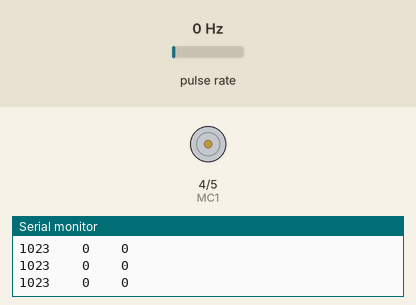
The sketch below on a simulated Arduino Uno, built with avr-gcc and run on an emulated ATmega328P. Shown: motor-driver pin pairs drawn as motors (green arrow = first pin HIGH = forward, orange = second pin HIGH = backward, longer = more drive, scaled by the enable pin), the last lines printed to the serial monitor. Wiring (inferred from the names in the program): pulse sensor: data pin 2. The inputs (shaded band) are chosen by the test bench; at power-on: pulse rate 0 Hz.

Above: at 1.2 s.
1.3 s: pulse rate (sensor on pin 2) set to 50 Hz
4.3 s: pulse rate (sensor on pin 2) set to 100 Hz
7.3 s: pulse rate (sensor on pin 2) set to 186 Hz
10.3 s: pulse rate (sensor on pin 2) set to 191 Hz
At 10.61 s:
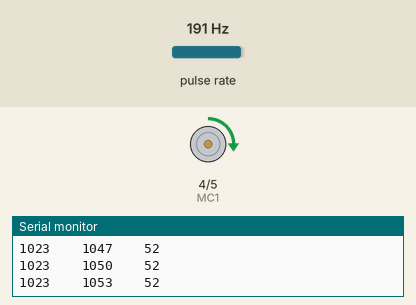
At 13.2 s:
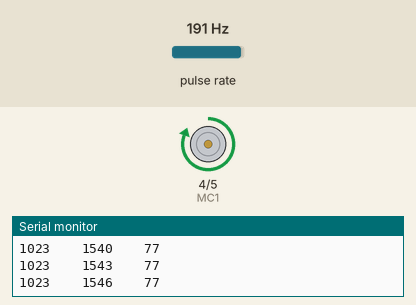
Timing chart, 0 to 14.3 s (numbered marks = the images above; inputs shaded):
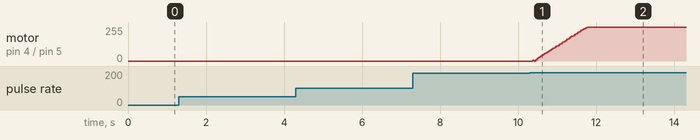

The sketch:

PidDcMotorPositionController.ino
```cpp
#include <util/atomic.h> // For interrupt code used in ATOMIC_BLOCK

//#define Pins and vars
const int ENCODER_PIN = 2;
const int ENABLE_PIN = 9;
const int MC2 = 5;          // Motor Control 2
const int  MC1 = 4;         // Motor Control 1
const int D_PIN_TO_INTERRUPT = digitalPinToInterrupt(ENCODER_PIN); // Translate digital pin 2 to Interupt ID # ( D2 --> 0 on Arduino UNO).

// Variables
volatile int fwdTicks = 0; // 20 ticks/rotation
long prevT = 0;
float ePrev = 0;
const int TARGET_POS = 1023; //1050;  // set target Position // .. X (sin(prevT / 1,000,000)); // <---- SET TARGET HERE (User lower number if counting by rotations).
long currentTime;
float deltaT;
float rate;
int dir; // 1, -1, 0 | forward, reverse, brake
volatile int rotations = 0;
int measPos = 0;
int err;
float eInteg = 0; // Integration of Error w/ respect to t
float dxOfErr;
float cntrlSig;

// Constants (P,I,D)  Fine tune and adjust for gain as needed.
float kP = 0.98;      //PRESENT (Strong & Quick)   | Gain or Proportional Controller
float kI = 0.0;       //PAST    (Accounts for Error. Weak)  | Gain of Integrator
float kD = 0.027;     //FUTURE  (D-term Compensates for P-term) | Gain of Derivative Controller (i.e., How quickly approaching target.) (Controls overshoot).


/************* SETUP *****************************************/
void setup()
{
    Serial.begin(9600);
    pinMode(ENCODER_PIN, INPUT);
    attachInterrupt(D_PIN_TO_INTERRUPT , encodeTicks, RISING );
    pinMode(ENABLE_PIN, OUTPUT);
    pinMode(MC1, OUTPUT);
    pinMode(MC2, OUTPUT);
    Serial.println("TARGET_POS \tmPos \tRotations");
}
/************* Close SETUP *****************************************/


/************* LOOP *****************************************/
void loop()
{
    currentTime = micros(); // Gets # of uSecs since starting curr program. (Will overflow and go back to 0 after 70 min). 1 sec = 1,000,000 (1.0e6) microSec| 1 ms = 1,000 uSec.
    deltaT = ((float)(currentTime - prevT)) / 1000000; // by 1/1,000,000 Sec (i.e., a microsecond)
    prevT = currentTime;

    // Designate block of code to be run atomically (i.e., W/O interuption).
    // Upon exiting this block it restores vars to prior state Before entering the atomic block.
    ATOMIC_BLOCK(ATOMIC_RESTORESTATE)
    {
        measPos = fwdTicks; // Store curr fwd tick pos in  measured position. I
        //measPos = rotations;
    }

    // P-term : Order terms according to wiring.
    err = TARGET_POS - measPos; // MeasuredPosition - TargetPosition (If + ^ V duty else ...)
    // ... e.g. err = pos - TARGET_POS;

    // I-term : Integral of Err (Integration of Err w/ respect to t)
    eInteg = eInteg + err * deltaT; // 1st order finte diff est.

    // D-term : Derivative of Error (Controls overshoot/Reinforc noise (Osillation)). (Can be omitted when building PID Speed Controller.)
    dxOfErr = (err - ePrev) / deltaT;

    // Control signal : Used to derive rate and det. mag. (and polarity/dir) of PWM Voltage applied to H-Bridge Enable pin.
    //           P          I           D
   cntrlSig = kP*err + kI*eInteg + kD*dxOfErr;
   // ProportionalTerm + IntegralTerm + DerivativeTerm

   // rate should always be positive.
    rate = fabs(cntrlSig); // fabs(): F-loating Point ABS [Value]
    // Reset rate back to 255 (8-bit max)
    if (rate > 255)
        rate = 255;

    // Direction
    dir = 1; // 1 = FORWARD  >>>
    if (cntrlSig < 0)  //  dir = -1;  // To rev. dir when cntrlSig drops below 0.

    // Pass vector info cntrl plant
    drive_h_bridge(dir, rate);

    // Save previous error
    ePrev = err;

    Serial.print(TARGET_POS); Serial.print("\t\t");  Serial.print(measPos); Serial.print("\t\t"); Serial.println(rotations);
}
/***** CLOSE LOOP *** **********************************************************************/


// Drive Plant (i.e., Motor & Encoder setup).
void drive_h_bridge(int dir, int rate)
{
    if (dir == -1)
        reverse(rate);
    else if (dir == 1)
        forward(rate);
    else
        brake();
}

void reverse(int rate)
{
    digitalWrite(ENABLE_PIN, LOW); // ALWAYS disable the current flow BEFORE changing switch states to ensure ensure a momentary short canNOT occur as the swiches flip in H-bridge
    digitalWrite(MC1, LOW);
    digitalWrite(MC2, HIGH);
    analogWrite(ENABLE_PIN, rate);
}

void forward(int rate)
{
    digitalWrite(ENABLE_PIN, LOW); // Always start LOW
    digitalWrite(MC1, HIGH);
    digitalWrite(MC2, LOW);
    analogWrite(ENABLE_PIN, rate);
}

void brake()
{
    digitalWrite(ENABLE_PIN, LOW); // " Start LOW
    digitalWrite(MC1, LOW);
    digitalWrite(MC2, LOW);
    digitalWrite(ENABLE_PIN, HIGH);
}

// Called whenever encoder triggers an interrupt.
void encodeTicks()
{
    int a = digitalRead(ENCODER_PIN);
     /*int b = digRd(EN2); if(b > 0)  fwdTick++; else fwdTick--;*/ // If Encoder has two sensors for bi-directional tracking.
     // Count ticks (on rising edge). Alternatively, could count measure time elapsed between triggers (although more coarse could count pulses/timeInterval [but would work better @ ^er speed]);
    if (a > 0)
        fwdTicks++;
    if (fwdTicks % 20 == 0)
       rotations++;
}
```

Measured:
- the behaviour switches between 189 and 190 Hz on pulse rate (sensor on pin 2) (found by bisection; images 0 and 1)
